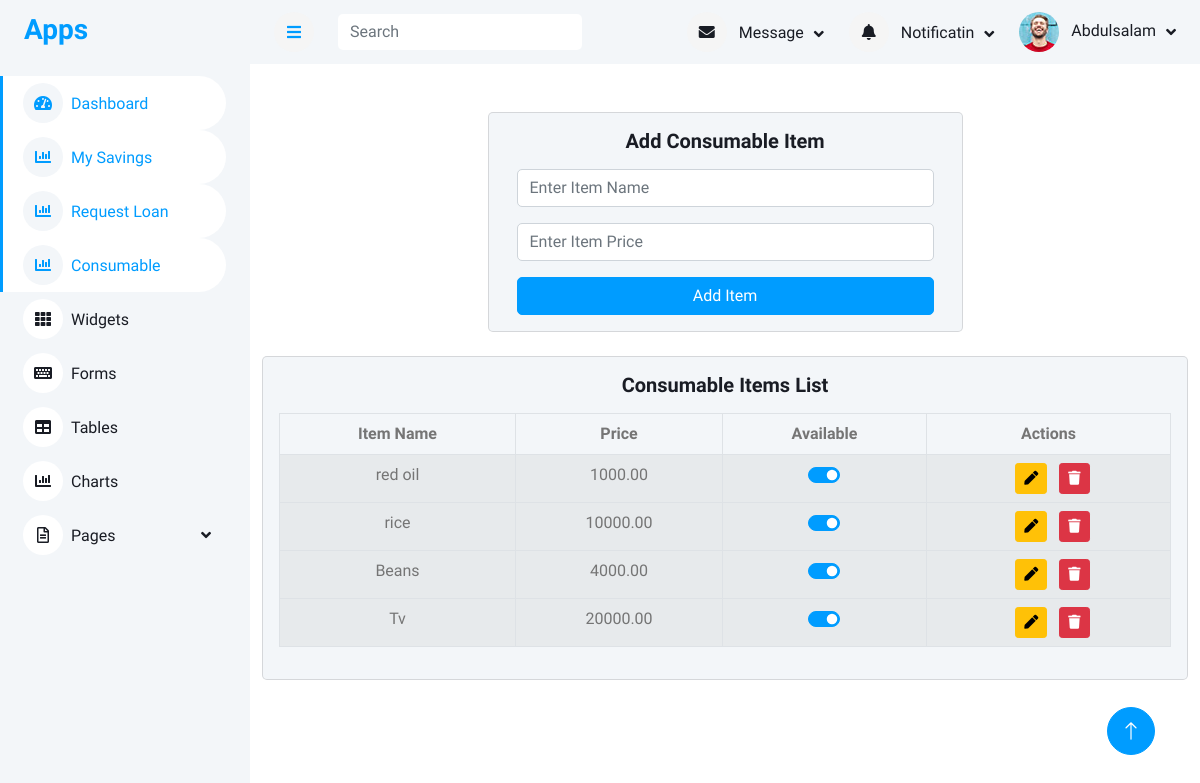
The app's page /consumable_items/ (signed in) with its own data.
### accounts/models.py (models this page shows, shortened)
class User(AbstractUser):
    first_name = models.CharField(max_length=100)
    last_name = models.CharField(max_length=100)
    other_name = models.CharField(max_length=100)
    date_of_birth = models.DateField(blank=True,null=True)
    username = models.CharField(max_length=100, unique=True)
    department = models.CharField(max_length=100)
    unit = models.CharField(max_length=100)
    gender = models.ForeignKey(Gender, on_delete=models.CASCADE, blank=True, null=True)
    group = models.ForeignKey(UserGroup, on_delete=models.CASCADE, blank=True, null=True)
    marital_status = models.ForeignKey(MaritalStatus,on_delete=models.SET_NULL, null=True, blank=True)
    religion = models.ForeignKey(Religion, on_delete=models.SET_NULL, null=True, blank=True,)
    passport = models.ImageField(upload_to='passport', blank=True, null=True)
    member_number = models.CharField(max_length=100)

### consumable/models.py (models this page shows, shortened)
class Item(models.Model):
    title = models.CharField(max_length=100)
    price = models.DecimalField(max_digits=10, decimal_places=2)
    available = models.BooleanField(default=True)

### consumable/views.py (the view, shortened to what this page needs)
# urls.py: path('consumable_items/', views.consumable_items, name='consumable_items'),
def consumable_items(request):
    consumables = Item.objects.all()
    context = {'consumables': consumables}
    return render(request, "consumables/consumable_items.html", context)

### templates/consumables/consumable_items.html (shortened to what this page needs)
{% extends 'base/base.html' %}
{% block content %}
<div class="container mt-5">
    <div class="row justify-content-center">
        <div class="card col-md-6 bg-light">
            <div class="card-body">
                <h5 class="card-title text-center mb-3">Add Consumable Item</h5>
                <form method="POST" action="{% url 'consumable_items' %}">
                    <div class="mb-3">
                        <input type="text" class="form-control" name="title" placeholder="Enter Item Name" required>
                    </div>
                    <div class="mb-3">
                        <input type="text" class="form-control" name="price"  placeholder="Enter Item Price">
                    </div>
                    <button type="submit" class="btn btn-primary w-100">Add Item</button>
                </form>
            </div>
        </div>
    </div>
    <div class="card mt-4 bg-light">
        <div class="card-body">
            <h5 class="card-title text-center mb-3">Consumable Items List</h5>
            <div class="table-responsive">
                <table class="table table-bordered table-striped table-hover text-center">
                    <thead>
                        <tr>
                            <th>Item Name</th>
                            <th>Price</th>
                            <th>Available</th>
                            <th>Actions</th>
                        </tr>
                    </thead>
                    <tbody>
                        {% for c in consumables %}
                        <tr>
                            <td>{{ c.title }}</td>
                            <td>{{ c.price }}</td>
                            <td>
                                <form method="POST" action="{% url 'consumable_items' %}">
                                    <div class="form-check form-switch d-flex justify-content-center">
                                        <input class="form-check-input" type="checkbox" role="switch"
                                            id="available_{{ c.id }}" name="available"
                                            onChange="this.form.submit();" {% if c.available %}checked{% endif %}>
                                    </div>
                                </form>
                            </td>
                            <td>
                                <button class="btn btn-sm btn-warning mx-2" type="button" data-bs-toggle="collapse"
                                    data-bs-target="#editForm{{ c.id }}">
                                    <i class="fa fa-pen "></i>
                                </button>
                                <a href="{% url 'delete_item' c.id %}" class="btn btn-sm btn-danger"><i class="fa fa-trash "></i></a>
                            </td>
                        </tr>
                        {% endfor %}
                    </tbody>
                </table>
            </div>
        </div>
    </div>
</div>
{% endblock content %}

### templates/include/navbar.html (shortened to what this page needs)
<nav class="navbar navbar-expand bg-light navbar-light sticky-top px-4 py-0">
    <a href="#" class="sidebar-toggler flex-shrink-0">
        <i class="fa fa-bars"></i>
    </a>
    <form method="get" action="{% url 'search_member' %}" class="d-none d-md-flex ms-4">
        <input class="form-control border-0" name="search_term" type="search" placeholder="Search">
    </form>
    <div class="navbar-nav align-items-center ms-auto">
        <div class="nav-item dropdown">
            <a href="#" class="nav-link dropdown-toggle" data-bs-toggle="dropdown">
                <i class="fa fa-envelope me-lg-2"></i>
                <span class="d-none d-lg-inline-flex">Message</span>
            </a>
        </div>
        <div class="nav-item dropdown">
            <a href="#" class="nav-link dropdown-toggle" data-bs-toggle="dropdown">
                <i class="fa fa-bell me-lg-2"></i>
                <span class="d-none d-lg-inline-flex">Notificatin</span>
            </a>
        </div>
        <div class="nav-item dropdown">
            <a href="#" class="nav-link dropdown-toggle" data-bs-toggle="dropdown">
                <img class="rounded-circle me-lg-2" src="/static/img/user.jpg" alt=""
                    style="width: 40px; height: 40px;">
                <span class="d-none d-lg-inline-flex">{{request.user.first_name}}</span>
            </a>
        </div>
    </div>
</nav>

### static/css/style.css (style rules this page uses)
:root { --primary: #009CFF; --light: #F3F6F9; --dark: #191C24; }
.btn { transition: .5s; }
.btn.btn-primary { color: #FFFFFF; }
.content .navbar .navbar-nav .nav-link { margin-left: 25px; padding: 12px 0; color: var(--dark); outline: none; }
.content .navbar .sidebar-toggler, .content .navbar .navbar-nav .nav-link i { width: 40px; height: 40px; display: inline-flex; align-items: center; justify-content: center; background: #f5f5f5; border-radius: 40px; }
.content .navbar .dropdown-toggle::after { margin-left: 6px; vertical-align: middle; border: none; content: "\f107"; font-family: "Font Awesome 5 Free"; font-weight: 900; transition: .5s; }

### records on screen
User: user.first_name "Abdulsalam"
Item: title "red oil", price "1000.00", available "☑"
Item: title "rice", price "10000.00", available "☑"
Item: title "Beans", price "4000.00", available "☑"
Item: title "Tv", price "20000.00", available "☑"
